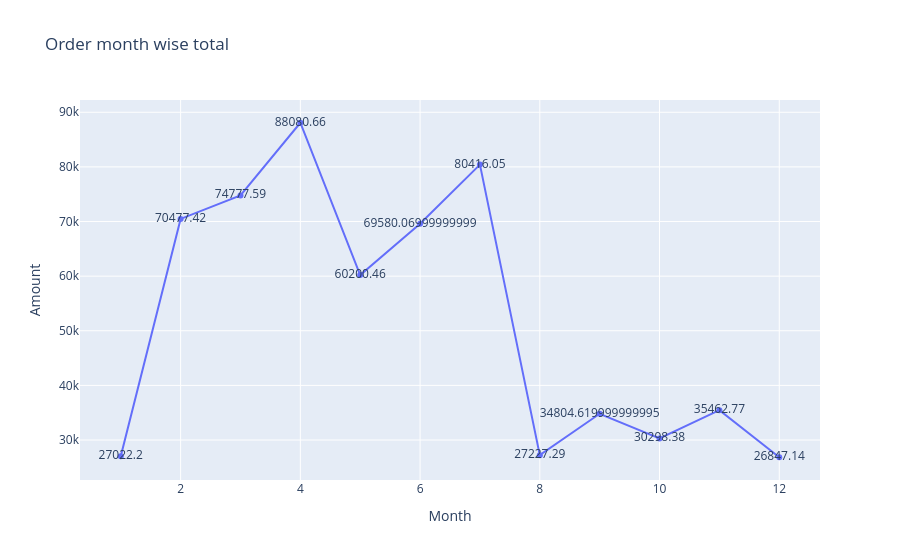

Notebook source saved alongside this figure:
### Code cell
fig = px.line(data_frame = q5, x='Month', y='Amount', title='Order month wise total',text='Amount')
fig.show()

### Figure 1 — Plotly figure (JSON) as saved in the notebook; plotly's stock layout.template omitted (floating-point values rounded to 4 significant figures)
{"data": [{"hovertemplate": "Month=%{x}<br>Amount=%{text}<extra></extra>", "legendgroup": "", "line": {"color": "#636efa", "dash": "solid"}, "marker": {"symbol": "circle"}, "mode": "lines+markers+text", "name": "", "orientation": "v", "showlegend": false, "text": [27020.0, 70480.0, 74780.0, 88080.0, 60200.0, 69580.0, 80420.0, 27230.0, 34800.0, 30300.0, 35460.0, 26850.0], "type": "scatter", "x": [1, 2, 3, 4, 5, 6, 7, 8, 9, 10, 11, 12], "xaxis": "x", "y": [27020.0, 70480.0, 74780.0, 88080.0, 60200.0, 69580.0, 80420.0, 27230.0, 34800.0, 30300.0, 35460.0, 26850.0], "yaxis": "y"}], "layout": {"legend": {"tracegroupgap": 0}, "title": {"text": "Order month wise total"}, "xaxis": {"anchor": "y", "domain": [0, 1], "title": {"text": "Month"}}, "yaxis": {"anchor": "x", "domain": [0, 1], "title": {"text": "Amount"}}}}
